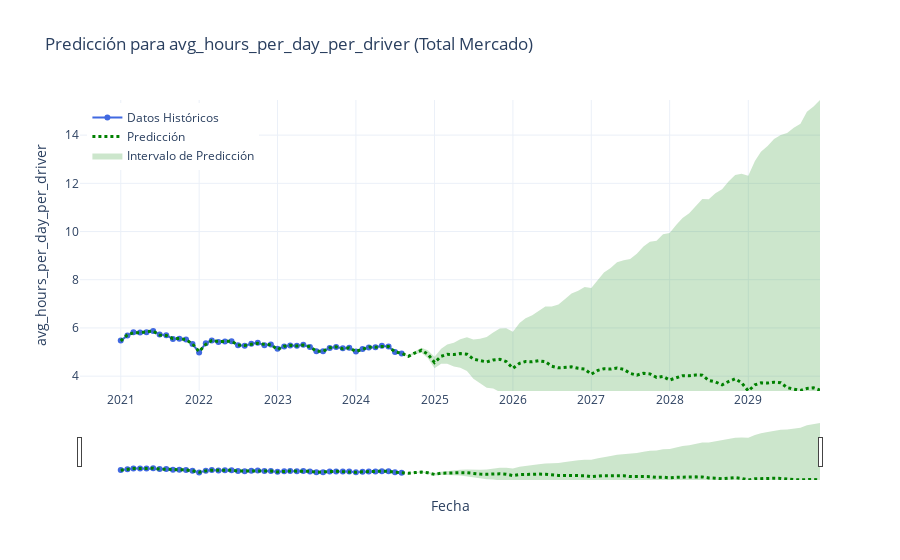

The code cell stored with this chart in its notebook:
### Markdown cell above
Elegir las opciones de arriba y solo correr el script de abajo.

### Code cell
periodos = periodo_selector.value
frecuencia = "MS"

industry_type = industry_selector.value
column_name = column_selector.value


# Cargar los parámetros
df_params = pd.read_csv(r"mejores_modelos.csv")
# Preparar los datos
df_prophet = cargar_y_preparar_datos(df, industry_type, column_name)


if df_prophet is not None and not df_prophet.empty and df_prophet['y'].notnull().all():

    #graficar_original(df_prophet, column_name)

    # Ejecutar Grid Search
    pronóstico_con_grid_search(df_prophet, df_params, industry_type, column_name, periodos=periodos, frecuencia=frecuencia)
